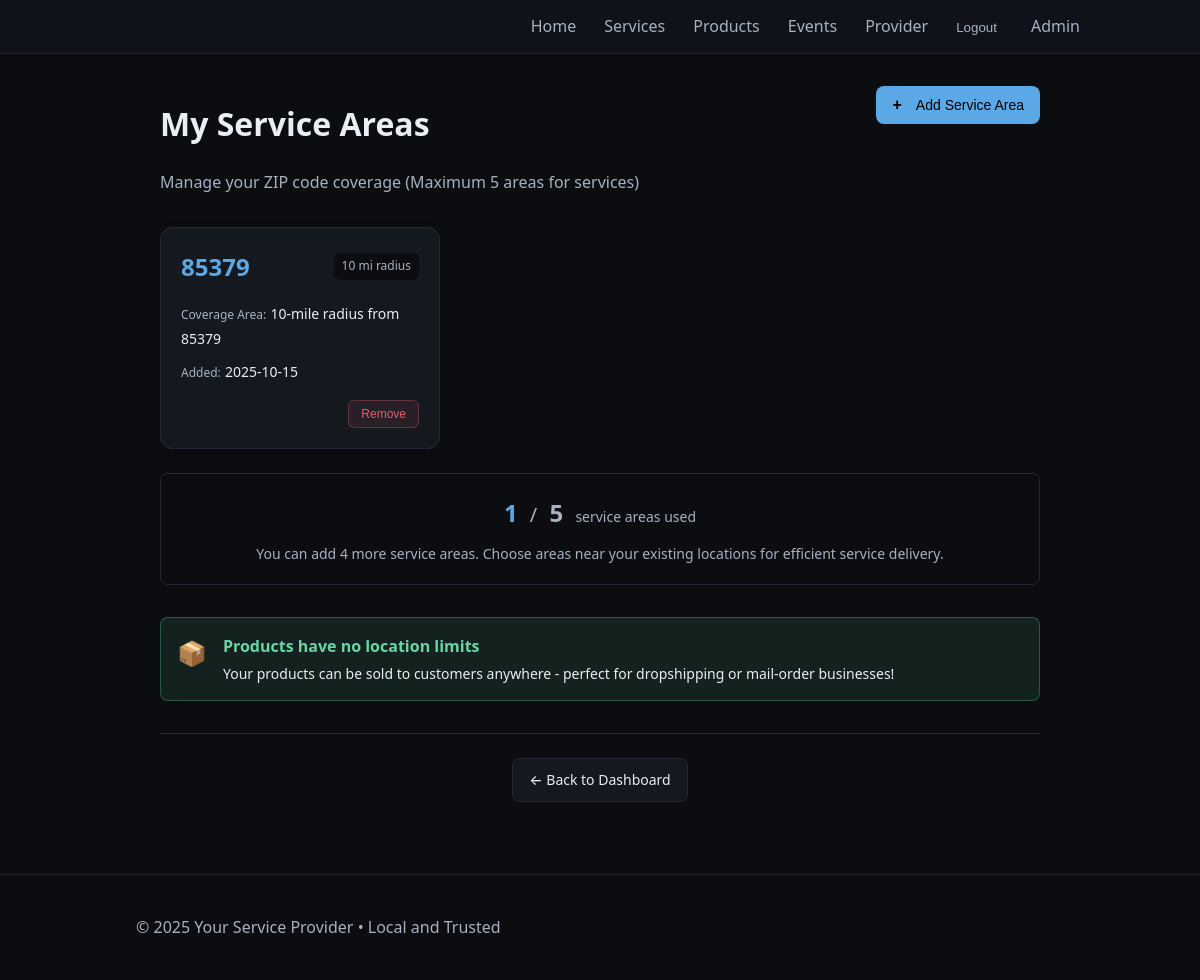
Page /provider/service-areas (signed in) on the committed database.
### tables this page shows
CREATE TABLE provider_zips (
              id INTEGER PRIMARY KEY AUTOINCREMENT,
              provider_id INTEGER NOT NULL,
              zip_code TEXT NOT NULL,
              radius_miles INTEGER DEFAULT 10,
              created_at TEXT NOT NULL,
              UNIQUE(provider_id, zip_code)
            );

### app.py (the view, shortened to what this page needs)
    @app.route("/provider/service-areas", methods=["GET", "POST"])
    @provider_required
    def provider_service_areas():
        current_provider_id = session.get('provider_id', 0)
        with closing(get_db()) as db:
            cur = db.cursor()
            cur.execute(
                "SELECT id, zip_code, radius_miles, created_at FROM provider_zips WHERE provider_id = ? ORDER BY created_at DESC",
                (current_provider_id,)
            )
            service_areas = cur.fetchall()
        return render_template("provider_service_areas.html", service_areas=service_areas, title="My Service Areas")

### app.py (called while the page is built)
def get_db():
    conn = sqlite3.connect(DB_PATH)
    conn.row_factory = sqlite3.Row
    return conn

### templates/provider_service_areas.html (shortened to what this page needs)
{% extends "base.html" %}
{% block content %}
<div class="admin-container">
  <div class="admin-header-row">
    <div>
      <h1>My Service Areas</h1>
      <p class="admin-subtitle">Manage your ZIP code coverage (Maximum 5 areas for services)</p>
    </div>
    {% if service_areas|length < 5 %}
    <button class="btn-primary" onclick="showAddForm()">
      <span class="btn-icon">+</span>
      Add Service Area
    </button>
    {% endif %}
  </div>
  <div class="service-areas-container">
    {% if service_areas %}
    <div class="areas-grid">
      {% for area in service_areas %}
      <div class="area-card">
        <div class="area-header">
          <div class="area-zip">{{ area['zip_code'] }}</div>
          <div class="area-radius">{{ area['radius_miles'] }} mi radius</div>
        </div>
        <div class="area-info">
          <div class="area-coverage">
            <span class="coverage-label">Coverage Area:</span>
            <span class="coverage-description">{{ area['radius_miles'] }}-mile radius from {{ area['zip_code'] }}</span>
          </div>
          <div class="area-added">
            <span class="added-label">Added:</span>
            <span class="added-date">{{ area['created_at'][:10] if area['created_at'] else 'Unknown' }}</span>
          </div>
        </div>
        <div class="area-actions">
          <form method="post" action="{{ url_for('provider_service_area_delete', area_id=area['id']) }}"
                onsubmit="return confirm('Remove this service area?');" class="inline-form">
            <button class="btn-small danger" type="submit">Remove</button>
          </form>
        </div>
      </div>
      {% endfor %}
    </div>
    <div class="usage-info">
      <div class="usage-stats">
        <span class="usage-current">{{ service_areas|length }}</span>
        <span class="usage-separator">/</span>
        <span class="usage-max">5</span>
        <span class="usage-label">service areas used</span>
      </div>
      {% if service_areas|length >= 5 %}
      <p class="usage-note">
        <strong>Limit reached:</strong> You can serve up to 5 ZIP code areas for location-based services.
        Remove an area to add a new one.
      </p>
      {% else %}
      <p class="usage-note">
        You can add {{ 5 - service_areas|length }} more service area{{ 's' if (5 - service_areas|length) != 1 else '' }}.
        Choose areas near your existing locations for efficient service delivery.
      </p>
      {% endif %}
    </div>
    {% endif %}
  </div>
  <div class="products-note">
    <div class="note-icon">📦</div>
    <div class="note-content">
      <h4>Products have no location limits</h4>
      <p>Your products can be sold to customers anywhere - perfect for dropshipping or mail-order businesses!</p>
    </div>
  </div>
  <div class="admin-footer">
    <a href="{{ url_for('provider_dashboard') }}" class="btn-secondary">← Back to Dashboard</a>
  </div>
</div>
{% endblock %}

### static/styles.css (style rules this page uses)
:root { --bg: #0b0d10; --panel: #141920; --text: #e9eef5; --muted: #a7b1c2; --accent: #5aa9e6; --accent-2: #9cd3f7; --danger: #e35d6a; --ok: #65d6a7; --warn: #f5a623; }
* { box-sizing: border-box; }
body { margin: 0; font-family: system-ui, -apple-system, Segoe UI, Roboto, Arial, sans-serif; background: var(--bg); color: var(--text); line-height: 1.55; }
.inline-form { display:inline; }
.btn-primary { padding: 16px; background: var(--accent); color: #000; border: none; border-radius: 10px; font-weight: 700; font-size: 16px; cursor: pointer; transition: all 0.2s ease; margin-top: 8px; }
.admin-container { max-width: 1200px; margin: 0 auto; padding: 24px; }
.admin-header-row { display: flex; align-items: center; justify-content: space-between; gap: 12px; margin-bottom: 16px; }
.admin-subtitle { color: var(--muted); font-size: 16px; margin: 0; }
.admin-footer { text-align: center; padding-top: 24px; border-top: 1px solid #232a36; }
.admin-header-row { display: flex; justify-content: space-between; align-items: flex-start; margin-bottom: 32px; gap: 20px; }
.btn-icon { margin-right: 8px; font-size: 16px; }
.btn-small { padding: 6px 12px; font-size: 12px; font-weight: 500; border-radius: 6px; text-decoration: none; border: 1px solid; cursor: pointer; transition: all 0.2s ease; }
.btn-small.danger { background: transparent; color: var(--danger); border-color: var(--danger); }
.btn-primary, .btn-secondary { padding: 10px 16px; border: none; border-radius: 8px; font-size: 14px; font-weight: 500; cursor: pointer; text-decoration: none; display: inline-flex; align-items: center; gap: 6px; transition: all 0.2s ease; }
.btn-primary { background: var(--accent); color: #000; }
.btn-secondary { background: var(--panel); color: var(--text); border: 1px solid #232a36; }
.btn-icon { font-size: 16px; font-weight: bold; }
.btn-small { padding: 6px 12px; border: none; border-radius: 6px; font-size: 12px; font-weight: 500; cursor: pointer; transition: all 0.2s ease; }
.btn-small.danger { background: rgba(227, 93, 106, 0.1); color: var(--danger); border: 1px solid rgba(227, 93, 106, 0.3); }

### templates/provider_service_areas.html (style rules this page uses)
.service-areas-container { margin-bottom: 32px; }
.areas-grid { display: grid; grid-template-columns: repeat(auto-fill, minmax(280px, 1fr)); gap: 20px; margin-bottom: 24px; }
.area-card { background: var(--panel); border: 1px solid #232a36; border-radius: 12px; padding: 20px; box-shadow: 0 4px 12px rgba(0, 0, 0, 0.15); }
.area-header { display: flex; justify-content: space-between; align-items: center; margin-bottom: 16px; }
.area-zip { font-size: 24px; font-weight: 700; color: var(--accent); }
.area-radius { background: var(--bg); color: var(--muted); padding: 4px 8px; border-radius: 6px; font-size: 12px; font-weight: 500; }
.area-info { display: flex; flex-direction: column; gap: 8px; margin-bottom: 16px; }
.coverage-label, .added-label { color: var(--muted); font-size: 12px; font-weight: 500; }
.coverage-description, .added-date { color: var(--text); font-size: 14px; }
.area-actions { text-align: right; }
.usage-info { background: var(--bg); border: 1px solid #232a36; border-radius: 8px; padding: 20px; text-align: center; }
.usage-stats { margin-bottom: 12px; }
.usage-current { font-size: 24px; font-weight: 700; color: var(--accent); }
.usage-separator { font-size: 20px; color: var(--muted); margin: 0 8px; }
.usage-max { font-size: 24px; font-weight: 700; color: var(--muted); }
.usage-label { color: var(--muted); font-size: 14px; margin-left: 8px; }
.usage-note { color: var(--muted); font-size: 14px; margin: 0; line-height: 1.5; }
.products-note { display: flex; align-items: flex-start; gap: 16px; background: rgba(101, 214, 167, 0.1); border: 1px solid rgba(101, 214, 167, 0.3); border-radius: 8px; padding: 16px; margin-bottom: 32px; }
.note-icon { font-size: 24px; flex-shrink: 0; }
.note-content h4 { color: var(--ok); margin: 0 0 4px 0; font-size: 16px; }
.note-content p { color: var(--text); margin: 0; font-size: 14px; }

### rows in the picture
provider_zips: zip_code "85379", radius_miles "10", created_at "2025-10-15"

### other values in the picture
{{ service_areas|length }} "1"
{{ 5 - service_areas|length }} "4"
{{ 's' if (5 - service_areas|length) != 1 else '' }} "s"
{{ profile.business_name or "Local Provider Services" }} "Your Service Provider"
